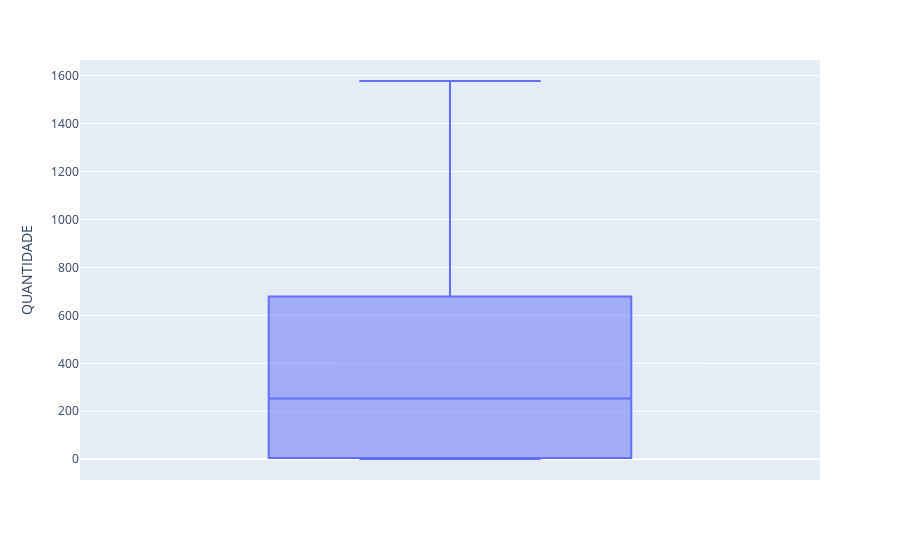

Notebook source saved alongside this figure:
### Code cell
boxplot = px.box(df_mes, y="QUANTIDADE")
boxplot.show()

### Figure 1 — Plotly figure (JSON) as saved in the notebook; plotly's stock layout.template omitted (floating-point values rounded to 4 significant figures)
{"data": [{"alignmentgroup": "True", "hovertemplate": "QUANTIDADE=%{y}<extra></extra>", "legendgroup": "", "marker": {"color": "#636efa"}, "name": "", "notched": false, "offsetgroup": "", "orientation": "v", "showlegend": false, "type": "box", "x0": " ", "xaxis": "x", "y": [1, 1, 2, 1, 50, 63, 4, 1, 2, 160, 60, 1, 601, 1, 8, 5, 95, 5, 108, 182, 391, 556, 750, 642, 600, 1, 282, 253, 45, 602, 542, 293, 536, 103, 772, 1004, 1137, 868, 1085, 250, 381, 300, 963, 955, 729, 661, 620, 522, 1204, 1215, 250, 383, 1550, 730, 161, 163, 1577, 31, 1420, 984, 1, 1, 1, 1, 1], "y0": " ", "yaxis": "y"}], "layout": {"boxmode": "group", "legend": {"tracegroupgap": 0}, "margin": {"t": 60}, "xaxis": {"anchor": "y", "domain": [0, 1]}, "yaxis": {"anchor": "x", "domain": [0, 1], "title": {"text": "QUANTIDADE"}}}}
